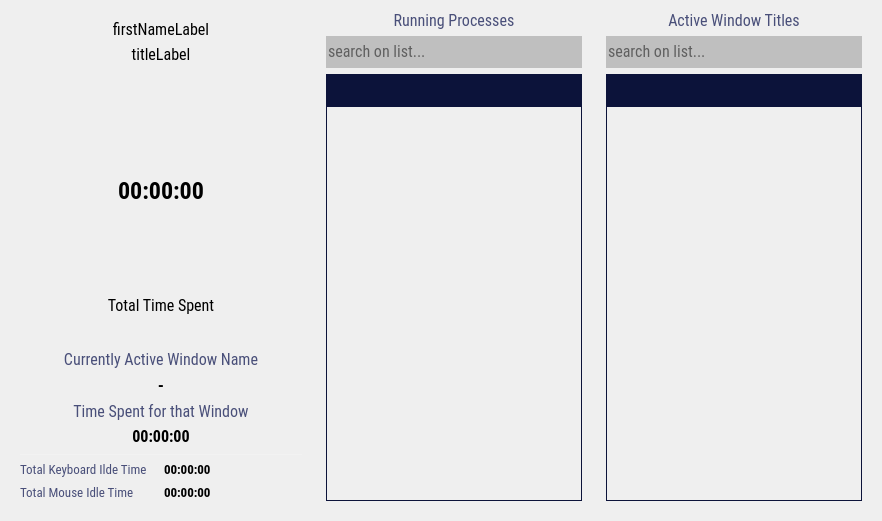
  <widget class="QWidget" name="centralWidget">
   <layout class="QHBoxLayout" name="horizontalLayout_2">
    <item>
     <layout class="QHBoxLayout" name="horizontalLayout" stretch="0,1,1">
      <item>
       <widget class="QWidget" name="leftSideVerticalLayout_new" native="true">
        <property name="minimumSize">
         <size>
          <width>300</width>
          <height>0</height>
         </size>
        </property>
        <property name="maximumSize">
         <size>
          <width>300</width>
          <height>16777215</height>
         </size>
        </property>
        <property name="styleSheet">
         <string notr="true">#leftSideVerticalLayout_new {background:transparent;}</string>
        </property>
        <layout class="QVBoxLayout" name="leftSideVerticalLayout" stretch="0,0">
         <item>
          <layout class="QVBoxLayout" name="verticalLayout_4" stretch="0">
           <item>
            <layout class="QVBoxLayout" name="totaltimelayout" stretch="0,0,0,0,0,0,0">
             <item>
              <widget class="QLabel" name="firstNameLabel">
               <property name="font">
                <font>
                 <family>Roboto Condensed</family>
                 <pointsize>12</pointsize>
                </font>
               </property>
               <property name="styleSheet">
                <string notr="true">background:transparent</string>
               </property>
               <property name="text">
                <string>firstNameLabel</string>
               </property>
               <property name="alignment">
                <set>Qt::AlignmentFlag::AlignCenter</set>
               </property>
              </widget>
             </item>
             <item>
              <widget class="QLabel" name="titleLabel">
               <property name="font">
                <font>
                 <family>Roboto Condensed</family>
                 <pointsize>12</pointsize>
                </font>
               </property>
               <property name="styleSheet">
                <string notr="true">background:transparent</string>
               </property>
               <property name="text">
                <string>titleLabel</string>
               </property>
               <property name="alignment">
                <set>Qt::AlignmentFlag::AlignCenter</set>
               </property>
              </widget>
             </item>
             <item>
              <layout class="QHBoxLayout" name="timecirclelayout">
               <property name="spacing">
                <number>6</number>
               </property>
               <property name="topMargin">
                <number>20</number>
               </property>
               <item>
                <widget class="QLabel" name="totalTimeLabel">
                 <property name="minimumSize">
                  <size>
                   <width>200</width>
                   <height>200</height>
                  </size>
                 </property>
                 <property name="maximumSize">
                  <size>
                   <width>200</width>
                   <height>200</height>
                  </size>
                 </property>
                 <property name="font">
                  <font>
                   <family>Roboto Condensed</family>
                   <pointsize>18</pointsize>
                   <bold>true</bold>
                  </font>
                 </property>
                 <property name="autoFillBackground">
                  <bool>false</bool>
                 </property>
                 <property name="styleSheet">
                  <string notr="true">background:transparent;border-image: url(:/MainView/Resources/green_circle.png);</string>
                 </property>
                 <property name="text">
                  <string>00:00:00</string>
                 </property>
                 <property name="textFormat">
                  <enum>Qt::TextFormat::AutoText</enum>
                 </property>
                 <property name="scaledContents">
                  <bool>true</bool>
                 </property>
                 <property name="alignment">
                  <set>Qt::AlignmentFlag::AlignCenter</set>
                 </property>
                 <property name="wordWrap">
                  <bool>false</bool>
                 </property>
                </widget>
               </item>
              </layout>
             </item>
             <item>
              <widget class="QLabel" name="label_3">
               <property name="font">
                <font>
                 <family>Roboto Condensed</family>
                 <pointsize>12</pointsize>
                </font>
               </property>
               <property name="styleSheet">
                <string notr="true">background:transparent</string>
               </property>
               <property name="text">
                <string>Total Time Spent</string>
               </property>
               <property name="alignment">
                <set>Qt::AlignmentFlag::AlignCenter</set>
               </property>
              </widget>
             </item>
             <item>
              <spacer name="verticalSpacer">
               <property name="orientation">
                <enum>Qt::Orientation::Vertical</enum>
               </property>
               <property name="sizeHint" stdset="0">
                <size>
                 <width>20</width>
                 <height>20</height>
                </size>
               </property>
              </spacer>
             </item>
             <item>
              <widget class="QWidget" name="activeWindow" native="true">
               <property name="styleSheet">
                <string notr="true">#activeWindow {
	background: transparent;
	border-bottom:1px solid rgba(255,255,255,0.2);
}</string>
               </property>
               <layout class="QVBoxLayout" name="activeWindowVerticalLayout">
                <item>
                 <widget class="QLabel" name="label_2">
                  <property name="font">
                   <font>
                    <family>Roboto Condensed</family>
                    <pointsize>12</pointsize>
                   </font>
                  </property>
                  <property name="styleSheet">
                   <string notr="true">background:transparent;color:#494f79;</string>
                  </property>
                  <property name="text">
                   <string>Currently Active Window Name</string>
                  </property>
                  <property name="alignment">
                   <set>Qt::AlignmentFlag::AlignCenter</set>
                  </property>
                 </widget>
                </item>
                <item>
                 <widget class="QLabel" name="ActiveWindowTitleLabel">
                  <property name="maximumSize">
                   <size>
                    <width>16777215</width>
                    <height>16777215</height>
                   </size>
                  </property>
                  <property name="font">
                   <font>
                    <family>Roboto Condensed</family>
                    <pointsize>13</pointsize>
                    <bold>true</bold>
                   </font>
                  </property>
                  <property name="styleSheet">
                   <string notr="true">background:transparent</string>
                  </property>
                  <property name="text">
                   <string>-</string>
                  </property>
                  <property name="alignment">
                   <set>Qt::AlignmentFlag::AlignCenter</set>
                  </property>
                  <property name="wordWrap">
                   <bool>true</bool>
                  </property>
                 </widget>
                </item>
                <item>
                 <widget class="QLabel" name="label">
                  <property name="maximumSize">
                   <size>
                    <width>16777215</width>
                    <height>16777215</height>
                   </size>
                  </property>
                  <property name="font">
                   <font>
                    <family>Roboto Condensed</family>
                    <pointsize>12</pointsize>
                   </font>
                  </property>
                  <property name="styleSheet">
                   <string notr="true">background:transparent;color:#494f79;</string>
                  </property>
                  <property name="text">
                   <string>Time Spent for that Window</string>
                  </property>
                  <property name="alignment">
                   <set>Qt::AlignmentFlag::AlignCenter</set>
                  </property>
                 </widget>
                </item>
                <item>
                 <widget class="QLabel" name="activeTimeLabel">
                  <property name="font">
                   <font>
                    <family>Roboto Condensed</family>
                    <pointsize>12</pointsize>
                    <bold>true</bold>
                   </font>
                  </property>
                  <property name="styleSheet">
                   <string notr="true">background:transparent</string>
                  </property>
                  <property name="text">
                   <string>00:00:00</string>
                  </property>
                  <property name="alignment">
                   <set>Qt::AlignmentFlag::AlignCenter</set>
                  </property>
                 </widget>
                </item>
               </layout>
              </widget>
             </item>
             <item>
              <layout class="QHBoxLayout" name="horizontalLayout_4">
               <item>
                <widget class="QLabel" name="keyboardIdle">
                 <property name="minimumSize">
                  <size>
                   <width>138</width>
                   <height>0</height>
                  </size>
                 </property>
                 <property name="font">
                  <font>
                   <family>Roboto Condensed</family>
                   <pointsize>10</pointsize>
                  </font>
                 </property>
                 <property name="styleSheet">
                  <string notr="true">background:transparent;color:#494f79;</string>
                 </property>
                 <property name="text">
                  <string>Total Keyboard Ilde Time</string>
                 </property>
                 <property name="scaledContents">
                  <bool>false</bool>
                 </property>
                 <property name="wordWrap">
                  <bool>false</bool>
                 </property>
                </widget>
               </item>
               <item>
                <widget class="QLabel" name="keyboardIdleValueLabel">
                 <property name="font">
                  <font>
                   <family>Roboto Condensed</family>
                   <pointsize>10</pointsize>
                   <bold>true</bold>
                  </font>
                 </property>
                 <property name="styleSheet">
                  <string notr="true">background:transparent</string>
                 </property>
                 <property name="text">
                  <string>00:00:00</string>
                 </property>
                </widget>
               </item>
              </layout>
             </item>
            </layout>
           </item>
          </layout>
         </item>
         <item>
          <layout class="QHBoxLayout" name="mouselayout">
           <item>
            <widget class="QLabel" name="label_4">
             <property name="minimumSize">
              <size>
               <width>138</width>
               <height>0</height>
              </size>
             </property>
             <property name="font">
              <font>
               <family>Roboto Condensed</family>
               <pointsize>10</pointsize>
              </font>
             </property>
             <property name="styleSheet">
              <string notr="true">background:transparent;color:#494f79;</string>
             </property>
             <property name="text">
              <string>Total Mouse Idle Time</string>
             </property>
            </widget>
           </item>
           <item>
            <widget class="QLabel" name="mouseIdleLabel">
             <property name="font">
              <font>
               <family>Roboto Condensed</family>
               <pointsize>10</pointsize>
               <bold>true</bold>
              </font>
             </property>
             <property name="styleSheet">
              <string notr="true">background:transparent</string>
             </property>
             <property name="text">
              <string>00:00:00</string>
             </property>
            </widget>
           </item>
          </layout>
         </item>
        </layout>
       </widget>
      </item>
      <item>
       <layout class="QVBoxLayout" name="rightSideVerticalLayout">
        <item>
         <widget class="QGroupBox" name="groupBox">
          <property name="styleSheet">
           <string notr="true">QGroupBox {
	background: transparent;
	border:0px;
}</string>
          </property>
          <property name="title">
           <string/>
          </property>
          <property name="alignment">
           <set>Qt::AlignmentFlag::AlignCenter</set>
          </property>
          <layout class="QVBoxLayout" name="verticalLayout_3">
           <property name="topMargin">
            <number>0</number>
           </property>
           <item>
            <widget class="QLabel" name="label_6">
             <property name="font">
              <font>
               <family>Roboto Condensed</family>
               <pointsize>12</pointsize>
              </font>
             </property>
             <property name="styleSheet">
              <string notr="true">background:transparent;color:#494f79</string>
             </property>
             <property name="text">
              <string>Running Processes</string>
             </property>
             <property name="alignment">
              <set>Qt::AlignmentFlag::AlignCenter</set>
             </property>
            </widget>
           </item>
           <item>
            <layout class="QVBoxLayout" name="verticalLayout">
             <property name="bottomMargin">
              <number>0</number>
             </property>
             <item>
              <widget class="QLineEdit" name="searchLineEdit">
               <property name="minimumSize">
                <size>
                 <width>0</width>
                 <height>32</height>
                </size>
               </property>
               <property name="font">
                <font>
                 <family>Roboto Condensed</family>
                 <pointsize>12</pointsize>
                </font>
               </property>
               <property name="styleSheet">
                <string notr="true">QLineEdit {
background: rgba(0,0,0,0.2);
border-color:#0c133a;
border-left:0px;
border-top:0px;
border-right:0px;
}
QLineEdit:selected,
QLineEdit:hover {
background: rgba(0,0,0,0.3);
border-color:#5375b6;
border-left:0px;
border-top:0px;
border-right:0px;
}</string>
               </property>
               <property name="placeholderText">
                <string>search on list...</string>
               </property>
              </widget>
             </item>
             <item>
              <widget class="QTableView" name="processTableView">
               <property name="styleSheet">
                <string notr="true">QTableView {
  background: rgba(0,0,0,0.0);
  border:1px solid #0c133a;
font-family:Roboto condensed;
}
QHeaderView,
 QHeaderView::section {
  background-color:#0c133a;
  border: 0px transparent #32414B;
  padding: 0px;
  margin: 0px;
  border-radius: 0px;
min-height:32px;
}

QCheckBox::indicator:unchecked {
  image: url(&quot;:/MainView/Resources/ic_unchecked.png&quot;);
}

QCheckBox::indicator:unchecked:hover, QCheckBox::indicator:unchecked:focus, QCheckBox::indicator:unchecked:pressed {
  border: none;
  outline: none;
  image: url(&quot;:/MainView/Resources/ic_unchecked_hover.png&quot;);
}

QCheckBox::indicator:unchecked:disabled {
  image: url(&quot;:/MainView/Resources/ic_unchecked_disabled.png&quot;);
}

QCheckBox::indicator:checked  {
  border: none;
  outline: none;
  image: url(&quot;:/MainView/Resources/ic_checked.png&quot;);
}

QCheckBox::indicator:checked:hover, QCheckBox::indicator:checked:focus, QCheckBox::indicator:checked:pressed {
  border: none;
  outline: none;
  image: url(&quot;:/MainView/Resources/ic_checked_hover.png&quot;);
}

QCheckBox::indicator:checked:disabled {
  outline: none;
  image: url(&quot;:/MainView/Resources/widget_img/radio_checked_disabled.png&quot;);
}
QTreeView::item,
QListView::item,
QTableView::item,
QColumnView::item{
  font-size:13pt;
}
QTableView {
  background: rgba(0,0,0,0.0);
  border:1px solid #0c133a;
font-family:Roboto condensed;
}
QTreeView::item:pressed,
QListView::item:pressed,
QTableView::item:pressed,
QColumnView::item:pressed {
  background-color: rgba(20, 100,160, 0.3);
}

QTreeView::item:selected:hover,
QListView::item:selected:hover,
QTableView::item:selected:hover,
QColumnView::item:selected:hover {
  background-color: rgba(20, 100,160, 0.4);
  color: #fff;
}

QTreeView::item:selected:active,
QListView::item:selected:active,
QTableView::item:selected:active,
QColumnView::item:selected:active {
  background-color: rgba(20, 100,160, 0.4);
}

QTreeView::item:!selected:hover,
QListView::item:!selected:hover,
QTableView::item:!selected:hover,
QColumnView::item:!selected:hover {
  outline: 0;
  color: #fff;
  background-color: rgba(50, 65,75, 0.3);
}

QTableCornerButton::section {
  background-color:transparent;
  border: 1px transparent #32414B;
  border-radius: 0px;
}

QHeaderView:disabled {
  background-color: #32414B;
  border: 1px transparent #32414B;
  padding: 2px;
}


QHeaderView::section:checked {
  color: #F0F0F0;
  background-color: #1464A0;
}

QHeaderView::section:checked:disabled {
  color: #787878;
  background-color: #14506E;
}

QHeaderView::section::horizontal {
  padding-left: 4px;
  padding-right: 4px;
  border-left: 1px solid #19232D;
}

QHeaderView::section::horizontal::first, QHeaderView::section::horizontal::only-one {
  border-left: 1px solid #32414B;
}

QHeaderView::section::horizontal:disabled {
  color: #787878;
}

QHeaderView::section::vertical {
  padding-left: 4px;
  padding-right: 4px;
  border-top: 1px solid #19232D;
}

QHeaderView::section::vertical::first, QHeaderView::section::vertical::only-one {
  border-top: 1px solid #32414B;
}

QHeaderView::section::vertical:disabled {
  color: #787878;
}

</string>
               </property>
               <property name="selectionMode">
                <enum>QAbstractItemView::SelectionMode::SingleSelection</enum>
               </property>
               <property name="selectionBehavior">
                <enum>QAbstractItemView::SelectionBehavior::SelectRows</enum>
               </property>
               <property name="showGrid">
                <bool>false</bool>
               </property>
               <property name="sortingEnabled">
                <bool>true</bool>
               </property>
               <attribute name="horizontalHeaderVisible">
                <bool>true</bool>
               </attribute>
               <attribute name="horizontalHeaderHighlightSections">
                <bool>false</bool>
               </attribute>
               <attribute name="horizontalHeaderStretchLastSection">
                <bool>false</bool>
               </attribute>
               <attribute name="verticalHeaderVisible">
                <bool>false</bool>
               </attribute>
               <attribute name="verticalHeaderHighlightSections">
                <bool>false</bool>
               </attribute>
              </widget>
             </item>
            </layout>
           </item>
          </layout>
         </widget>
        </item>
       </layout>
      </item>
      <item>
       <layout class="QVBoxLayout" name="verticalLayout_2">
        <item>
         <widget class="QGroupBox" name="groupBox_2">
          <property name="font">
           <font>
            <family>Roboto Condensed</family>
            <bold>true</bold>
           </font>
          </property>
          <property name="styleSheet">
           <string notr="true">QGroupBox {
	background: transparent;
	border:0px;
}</string>
          </property>
          <property name="title">
           <string/>
          </property>
          <layout class="QVBoxLayout" name="verticalLayout_6">
           <property name="topMargin">
            <number>0</number>
           </property>
           <item>
            <widget class="QLabel" name="label_7">
             <property name="font">
              <font>
               <family>Roboto Condensed</family>
               <pointsize>12</pointsize>
              </font>
             </property>
             <property name="styleSheet">
              <string notr="true">background:transparent;color:#494f79</string>
             </property>
             <property name="text">
              <string>Active Window Titles</string>
             </property>
             <property name="alignment">
              <set>Qt::AlignmentFlag::AlignCenter</set>
             </property>
            </widget>
           </item>
           <item>
            <layout class="QVBoxLayout" name="verticalLayout_5">
             <property name="bottomMargin">
              <number>0</number>
             </property>
             <item>
              <widget class="QLineEdit" name="activeSearchLineEdit">
               <property name="minimumSize">
                <size>
                 <width>0</width>
                 <height>32</height>
                </size>
               </property>
               <property name="font">
                <font>
                 <family>Roboto Condensed</family>
                 <pointsize>12</pointsize>
                </font>
               </property>
               <property name="styleSheet">
                <string notr="true">QLineEdit {
background: rgba(0,0,0,0.2);
border-color:#0c133a;
border-left:0px;
border-top:0px;
border-right:0px;
}
QLineEdit:selected,
QLineEdit:hover {
background: rgba(0,0,0,0.3);
border-color:#5375b6;
border-left:0px;
border-top:0px;
border-right:0px;
}</string>
               </property>
               <property name="placeholderText">
                <string>search on list...</string>
               </property>
              </widget>
             </item>
             <item>
              <widget class="QTableView" name="activeWindowTableView">
               <property name="styleSheet">
                <string notr="true">QTableView {
  background: rgba(0,0,0,0.0);
  border:1px solid #0c133a;
font-family:Roboto condensed;
}
QHeaderView,
 QHeaderView::section {
  background-color:#0c133a;
  border: 0px transparent #32414B;
  padding: 0px;
  margin: 0px;
  border-radius: 0px;
min-height:32px;
}

QCheckBox::indicator:unchecked {
  image: url(&quot;:/MainView/Resources/ic_unchecked.png&quot;);
}

QCheckBox::indicator:unchecked:hover, QCheckBox::indicator:unchecked:focus, QCheckBox::indicator:unchecked:pressed {
  border: none;
  outline: none;
  image: url(&quot;:/MainView/Resources/ic_unchecked_hover.png&quot;);
}

QCheckBox::indicator:unchecked:disabled {
  image: url(&quot;:/MainView/Resources/ic_unchecked_disabled.png&quot;);
}

QCheckBox::indicator:checked  {
  border: none;
  outline: none;
  image: url(&quot;:/MainView/Resources/ic_checked.png&quot;);
}

QCheckBox::indicator:checked:hover, QCheckBox::indicator:checked:focus, QCheckBox::indicator:checked:pressed {
  border: none;
  outline: none;
  image: url(&quot;:/MainView/Resources/ic_checked_hover.png&quot;);
}

QCheckBox::indicator:checked:disabled {
  outline: none;
  image: url(&quot;:/MainView/Resources/widget_img/radio_checked_disabled.png&quot;);
}
QTreeView::item,
QListView::item,
QTableView::item,
QColumnView::item{
  font-size:13pt;
}
QTableView {
  background: rgba(0,0,0,0.0);
  border:1px solid #0c133a;
font-family:Roboto condensed;
}
QTreeView::item:pressed,
QListView::item:pressed,
QTableView::item:pressed,
QColumnView::item:pressed {
  background-color: rgba(20, 100,160, 0.3);
}

QTreeView::item:selected:hover,
QListView::item:selected:hover,
QTableView::item:selected:hover,
QColumnView::item:selected:hover {
  background-color: rgba(20, 100,160, 0.4);
  color: #fff;
}

QTreeView::item:selected:active,
QListView::item:selected:active,
QTableView::item:selected:active,
QColumnView::item:selected:active {
  background-color: rgba(20, 100,160, 0.4);
}

QTreeView::item:!selected:hover,
QListView::item:!selected:hover,
QTableView::item:!selected:hover,
QColumnView::item:!selected:hover {
  outline: 0;
  color: #fff;
  background-color: rgba(50, 65,75, 0.3);
}

QTableCornerButton::section {
  background-color:transparent;
  border: 1px transparent #32414B;
  border-radius: 0px;
}

QHeaderView:disabled {
  background-color: #32414B;
  border: 1px transparent #32414B;
  padding: 2px;
}


QHeaderView::section:checked {
  color: #F0F0F0;
  background-color: #1464A0;
}

QHeaderView::section:checked:disabled {
  color: #787878;
  background-color: #14506E;
}

QHeaderView::section::horizontal {
  padding-left: 4px;
  padding-right: 4px;
  border-left: 1px solid #19232D;
}

QHeaderView::section::horizontal::first, QHeaderView::section::horizontal::only-one {
  border-left: 1px solid #32414B;
}

QHeaderView::section::horizontal:disabled {
  color: #787878;
}

QHeaderView::section::vertical {
  padding-left: 4px;
  padding-right: 4px;
  border-top: 1px solid #19232D;
}

QHeaderView::section::vertical::first, QHeaderView::section::vertical::only-one {
  border-top: 1px solid #32414B;
}

QHeaderView::section::vertical:disabled {
  color: #787878;
}

</string>
               </property>
               <property name="selectionMode">
                <enum>QAbstractItemView::SelectionMode::SingleSelection</enum>
               </property>
               <property name="selectionBehavior">
                <enum>QAbstractItemView::SelectionBehavior::SelectRows</enum>
               </property>
               <property name="showGrid">
                <bool>false</bool>
               </property>
               <property name="sortingEnabled">
                <bool>true</bool>
               </property>
               <attribute name="horizontalHeaderHighlightSections">
                <bool>false</bool>
               </attribute>
               <attribute name="verticalHeaderVisible">
                <bool>false</bool>
               </attribute>
               <attribute name="verticalHeaderHighlightSections">
                <bool>false</bool>
               </attribute>
              </widget>
             </item>
            </layout>
           </item>
          </layout>
         </widget>
        </item>
       </layout>
      </item>
     </layout>
    </item>
   </layout>
  </widget>
